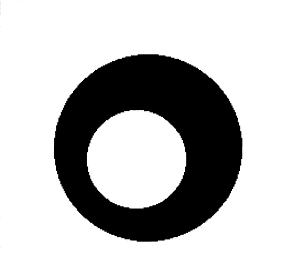
#> input picture src/01.png, 281 x 280 px, given in place of 01.jpg, which was not available
$ python hough3.py
#> lines starting #> are read from the running program, lines starting #| are printed output that depends on the picture; after the words box and inside, x2 and y2 are one past the last pixel; in counts of white or black regions, pixels touching at a corner belong together; pictures that were not available may be replaced by others from this repository, and a replacement may not be noted
#coding: utf-8
#!/usr/bin/python
# Python 2/3 compatibility

import cv2
import numpy as np
import scipy.ndimage as ndimage

image = cv2.imread("../src/01.jpg", 0)
#> image is the input picture: shape (280, 281); min 0, max 255, mean 190

bimage = cv2.GaussianBlur(image, (3, 3), 0)
edge_image = cv2.Canny(bimage, 107, 208, apertureSize=3, L2gradient=False)
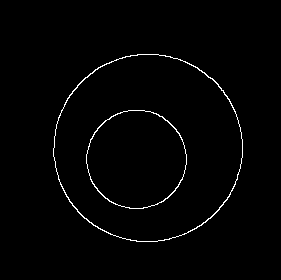
#> edge_image: shape (280, 281); 1.4% white in thin lines or dots, all inside (x1, y1, x2, y2) = (53, 54, 243, 242)
cv2.imshow('edge image', edge_image)

img2 = cv2.dilate(edge_image, np.ones((3, 3)), iterations=1)
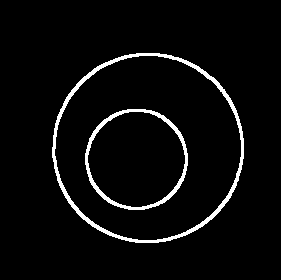
#> img2: shape (280, 281); 4.3% white; 2 white regions, box (x1, y1, x2, y2) and area: (52, 53, 244, 243) 2212, (85, 109, 188, 210) 1161
cv2.imshow('dilate', img2)

dis_image = cv2.cvtColor(img2, cv2.COLOR_GRAY2BGR)
cv2.imshow('result1', dis_image)

labels, count = ndimage.label(img2)
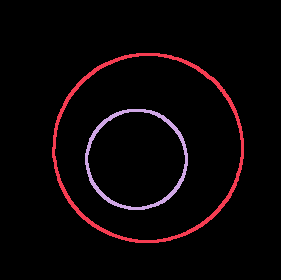
#> labels: shape (280, 281) int32; 3 distinct labels, from 0 to 2; one colour per label, 0 black
#> count = 2

for lab, idx in enumerate(ndimage.find_objects(labels.astype(int)), 1):
    sy = idx[0].start
    sx = idx[1].start
    y, x = np.where(labels[idx] == lab)
    ellp = cv2.fitEllipse(np.column_stack((x+sx, y+sy)))
    cv2.ellipse(dis_image, ellp, (0, 0, 255))
#> this loop made 2 passes
#> (lab, sy, sx, ellp) on passes 1 to 2: (1, 53, 52, ((147.5, 147.5), (187.1, 188.7), 74.85)), (2, 109, 85, ((136.1, 158.9), (98.32, 99.43), 82.62))
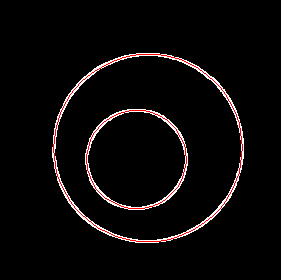
#> dis_image: shape (280, 281, 3); mean B, G, R 8.3, 8.3, 10.9

cv2.imshow('result', dis_image)

cv2.waitKey(0)
cv2.destroyAllWindows()

$ run again, with src/02.jpg saved as src/01.png
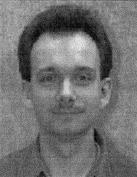
#> input picture src/02.jpg, 137 x 177 px, given in place of 01.jpg, which was not available
#> image is the input picture: shape (177, 137); min 0, max 235, mean 112.7
#> edge_image: shape (177, 137); 3% white in thin lines or dots, all inside (x1, y1, x2, y2) = (17, 2, 113, 177)
#> img2: shape (177, 137); 10% white; 8 white regions, largest, box (x1, y1, x2, y2) and area: (16, 1, 114, 109) 1624, (57, 76, 77, 103) 259, (92, 127, 105, 151) 192
#> `labels, count = ndimage.label(img2)`:
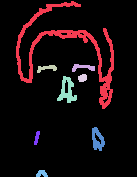
#> labels: shape (177, 137) int32; 9 distinct labels, from 0 to 8; one colour per label, 0 black
#> count = 8
#> the loop `for lab, idx in enumerate(ndimage.find_objects(labels.astype(int)), 1):` made 8 passes
#> (sy, sx, ellp) on passes 1 to 8: (1, 16, ((65.43, 66.23), (85.87, 114.4), 164.3)), (64, 72, ((82.68, 68.74), (8.37, 21), 92.74)), (65, 37, ((46.35, 69.03), (7.42, 17.78), 84.34)), (74, 78, ((82.12, 77.55), (6.24, 8.06), 65.25)), (76, 57, ((66.62, 90.19), (17.19, 22.59), 176.9)), (127, 92, ((97.19, 139), (10.16, 20.3), 167.4)), (131, 34, ((36.47, 137.3), (3.32, 13.35), 13.67)), (170, 36, ((41.38, 173.8), (6.98, 9.62), 91.97))
#> after the loop `for lab, idx in enumerate(ndimage.find_objects(labels.astype(int)), 1):`:
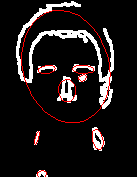
#> dis_image: shape (177, 137, 3); mean B, G, R 23.3, 23.3, 29
